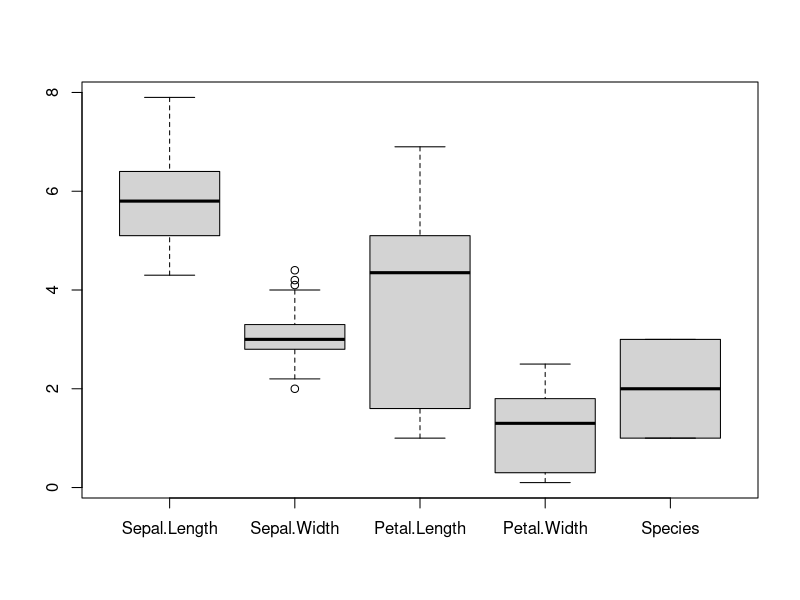
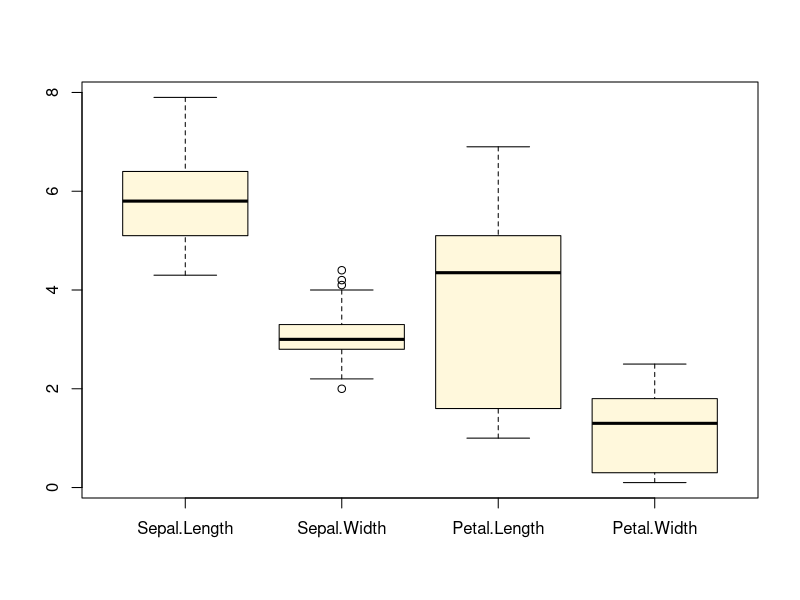

Recreate these plots in R, in order.
## ---- chunk 1
knitr::opts_chunk$set(echo = TRUE)
## ---- chunk 2
library(datasets)
## ---- chunk 3
data(iris)
## ---- chunk 4
dim(iris)
## ---- chunk 5
colnames(iris)
## ---- chunk 6
names(iris)
## ---- chunk 7
class(iris)
## ---- chunk 8
str(iris)
## ---- chunk 9
iris$Species
## ---- chunk 10
View(iris)
## ---- chunk 11
summary(iris)
## ---- chunk 12
anyNA(iris)
## ---- chunk 13
sum(is.na(iris))
## ---- chunk 14
bx1<-boxplot(iris)
bx1
## ---- chunk 15
bx2<-boxplot(iris[,c(1:4)], col = "cornsilk1")
bx2
